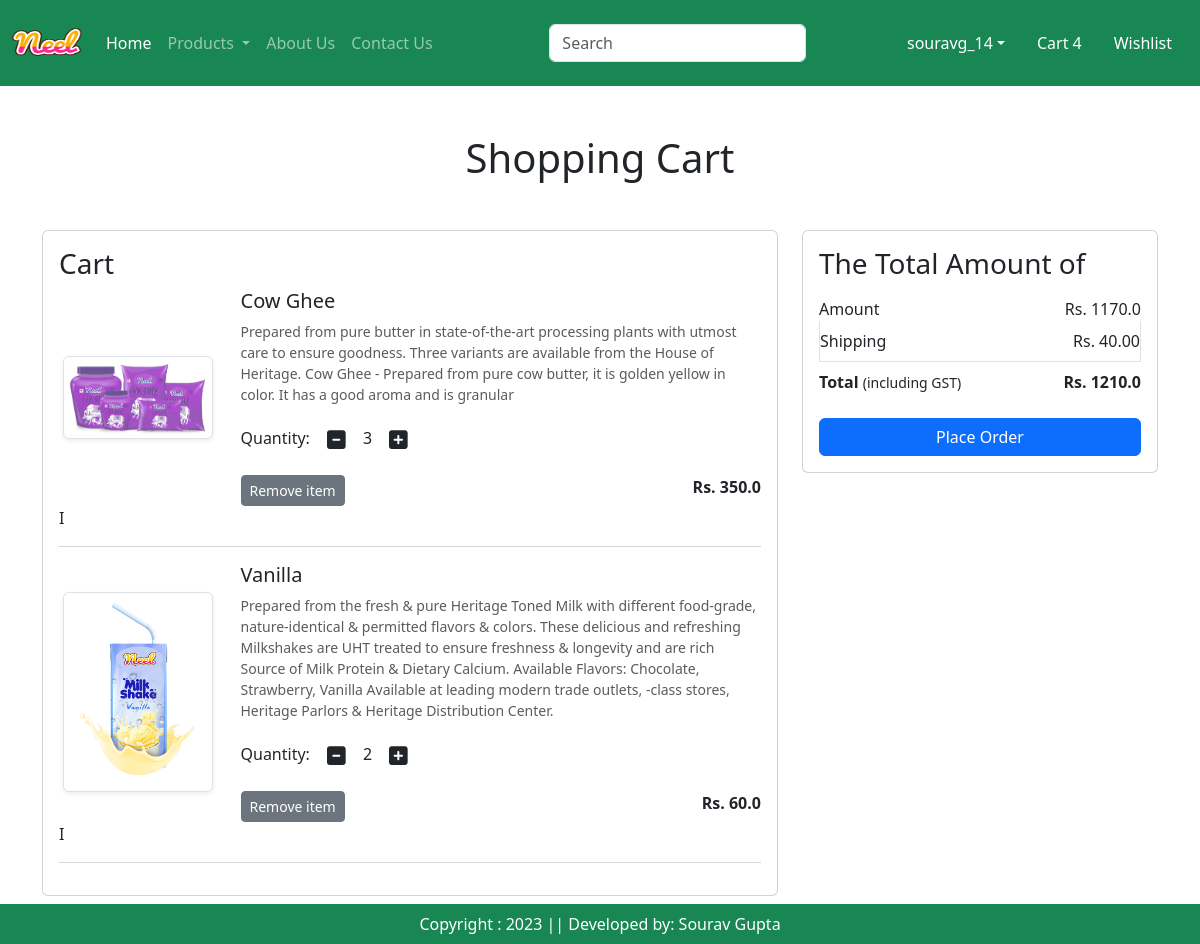
The app's page /cart/ (signed in) with its own data.
### app/models.py (models this page shows, shortened)
class Cart(models.Model):
    user = models.ForeignKey(User, on_delete=models.CASCADE)
    product = models.ForeignKey(Product, on_delete=models.CASCADE)
    quantity = models.PositiveIntegerField(default=1)

class Product (models.Model):
    title = models.CharField(max_length=30)
    selling_price = models.FloatField()
    discounted_price = models.FloatField()
    description = models.TextField()
    composition = models.TextField(default='')
    prodapp = models.TextField(default='')
    category = models.CharField(choices=CATEGORY_CHOICES, max_length=2)
    product_image = models.ImageField(upload_to= 'product')

### app/views.py (the view)
# urls.py: path('cart/', views.show_cart, name='showcart'),
def show_cart(request):
    user = request.user
    cart = Cart.objects.filter(user=user)
    amount = 0
    for p in cart:
        value = p.quantity * p.product.discounted_price
        amount = amount + value
    totalamount = amount + 40
    return render(request, 'app/addtocart.html', locals())

### app/templates/app/addtocart.html (shortened to what this page needs)
{% extends 'app/base.html' %}
{% load static %}
{% block main-content %}
<div class="container my-5">
    <div class="row">
    {% if cart %}
    <h1 class="text-center mb-5">Shopping Cart</h1>
    <div class="col-sm-8">
        <div class="card">
            <div class="card-body">
                <h3>Cart</h3>
                {% for item in cart %}
                <div class="row">
                    <div class="col-sm-3 text-center align-self-center"><img src="{{item.product.product_image.url}}" alt="" srcset="" class="img-fluid
                    img-thumbnail shadow-sm" height="150" width="150"></div>
                    <div class="col-sm-9">
                        <div>
                            <h5>{{item.product.title}}</h5>
                            <p class="mb-2 text-muted small">{{item.product.description}}</p>
                            <div class="my-3">
                                <label for="quantity">Quantity: </label>
                                <a class="minus-cart btn" pid={{item.product.id}}><i class="fas fa-minus-square fa-lg"></i></a>
                                <span id="quantity">{{item.quantity}}</span>
                                <a class="plus-cart btn" pid={{item.product.id}}><i class="fas fa-plus-square fa-lg"></i></a>
                            </div>
                            <div class="d-flex justify-content-between">
                                <a href="#" class="remove-cart btn btn-sm btn-secondary mr-3" pid={{item.product.id}}>Remove item</a>
                                <p class="mb-0"><span><strong>Rs. {{item.product.discounted_price}}</strong></span></p>
                                </div>
                        </div>
                    </div>
                </div> I
                <hr class="text-muted">
                {% endfor %}
            </div>
        </div>
    </div>
    <div class="col-sm-4">
        <div class="card">
            <div class="card-body">
                <h3>The Total Amount of</h3>
                <ul class="list-group">
                <li class="list-group-item d-flex justify-content-between align-items-center border-0 px-0 pb-0">Amount<span id= "amount">Rs. {{amount}}</span></li>
                <li class="list-group-item d-flex justify-content-between align-items-center px-0">Shipping<span>Rs. 40.00</span></li>
                <li class="list-group-item d-flex justify-content-between align-items-center border-0 px-0 mb-3">
                <div>
                    <strong>Total</strong> <small> (including GST)</small>
                </div>
                <span id="totalamount"><strong>Rs. {{totalamount}}</strong></span>
                </li>
                </ul>
                <div class="d-grid"><a href="{% url 'checkout' %}" class="btn btn-primary">Place Order</a></div>
            </div>
        </div>
    </div>
    {% else %}
    <h1 class="text-center mb-5">Cart is Empty</h1>
    {% endif %}
    </div>
</div>
{% endblock main-content %}

### app/templates/app/base.html (shortened to what this page needs)
<!DOCTYPE html>
{% load static %}
<html lang="en">
<head>
    <link href="https://cdn.jsdelivr.net/npm/bootstrap@5.3.0-alpha3/dist/css/bootstrap.min.css" rel="stylesheet"
>
    <link rel="stylesheet" href="{% static 'app/css/owl.carousel.min.css' %}" />
    <link rel="stylesheet" href="{% static 'app/css/all.min.css' %}" />
    <link rel="stylesheet" href="{% static 'app/css/style.css' %}" />
</head>
<body>
    <nav class="navbar navbar-expand-lg navbar-dark bg-success">
        <div class="container-fluid">
          <a class="navbar-brand" href="#">
            <img src="{% static 'app/images/Neel.png' %}" width="70" height="60"/>
          </a>
          <div class="collapse navbar-collapse" id="navbarSupportedContent">
            <ul class="navbar-nav me-auto mb-2 mb-lg-0">
              {% if request.user.is_authenticated %}
              <li class="nav-item">
                <a class="nav-link active" aria-current="page" href="/">Home</a>
              </li>
              <li class="nav-item dropdown">
                <a class="nav-link dropdown-toggle" href="#" role="button" data-bs-toggle="dropdown" aria-expanded="false">
                  Products
                </a>
              </li>
              <li class="nav-item">
                <a class="nav-link" href="{% url 'about' %}">About Us</a>
              </li>
              <li class="nav-item">
                <a class="nav-link" href="{% url 'contact' %}">Contact Us</a>
              </li>
            </ul>
            <form class="d-flex" role="search">
              <input class="form-control me-2" type="search" placeholder="Search" aria-label="Search">
              <button class="btn btn-outline-success" type="submit">Search</button>
            </form>
          </div>
          <ul class="navbar-nav me-auto mb-2 mb-lg-0">
            <li class="nav-item dropdown mx-2">
              <a class="nav-link dropdown-toggle text-white" href="#" id="profileDropdown" role="button"
              data-bs-toggle="dropdown" aria-expanded="false">{{request.user}}</a>
            </li>
            <li class="nav-item mx-2">
              <a href="#" class="nav-link text-white">Cart 4</a>
            </li>
            <li class="nav-item mx-2">
              <a href="#" class="nav-link text-white">Wishlist</a>
            </li>
            {% endif %}
          </ul>
        </div>
    </nav>
    {% block main-content %}{% endblock main-content %}
    <footer class="container-fluid fixed-bottom bg-success text-center p-2 mt-5" style="color:white">
      Copyright : 2023 || Developed by: Sourav Gupta
    </footer>
</body>
</html>

### records on screen
Cart: product.product_image (picture), product "Cow Ghee", product.description "Prepared from pure butter in state-of-the-art processing plants with utmost care to ensure goodness. Three variants are available from the House of Heritage. Cow Ghee - Prepared from pure cow butter, it is golden yellow in color. It has a good aroma and is granular", quantity "3", product.discounted_price "350.0"
Cart: product.product_image (picture), product "Vanilla", product.description "Prepared from the fresh & pure Heritage Toned Milk with different food-grade, nature-identical & permitted flavors & colors. These delicious and refreshing Milkshakes are UHT treated to ensure freshness & longevity and are rich Source of Milk Protein & Dietary Calcium. Available Flavors: Chocolate, Strawberry, Vanilla Available at leading modern trade outlets, -class stores, Heritage Parlors & Heritage Distribution Center.", quantity "2", product.discounted_price "60.0"

### other values on screen
{{ request.user }} "souravg_14"
{{ amount }} "1170.0"
{{ totalamount }} "1210.0"
